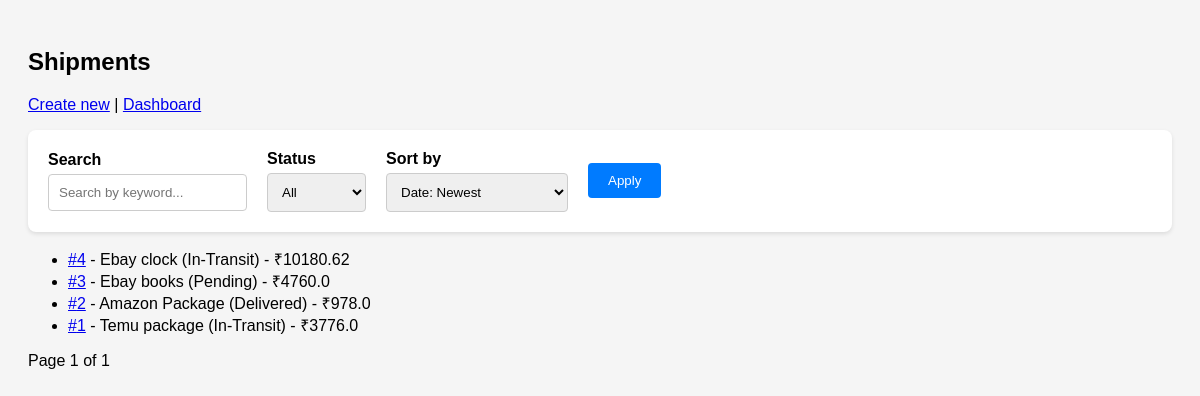
Before: /shipments (signed in) with the older database file.
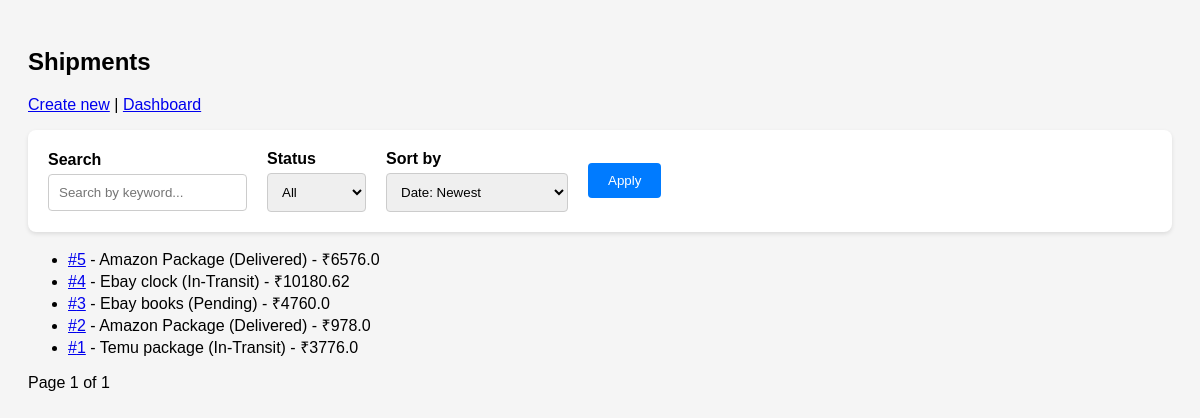
After: the same page with the newer database file.
### app.py (models this page shows, shortened)
class Shipment(db.Model):
    __tablename__ = "shipments"
    id = db.Column(db.Integer, primary_key=True)
    description = db.Column(db.Text, nullable=False)
    status = db.Column(SAEnum(ShipmentStatus), nullable=False, default=ShipmentStatus.pending)
    is_fragile = db.Column(db.Boolean, nullable=False, default=False)
    base_cost = db.Column(db.Float, nullable=False, default=0.0)
    tax_rate = db.Column(db.Float, nullable=False, default=0.0)
    handling_fee = db.Column(db.Float, nullable=False, default=0.0)
    created_at = db.Column(db.DateTime, default=datetime.utcnow)
    updated_at = db.Column(db.DateTime, default=datetime.utcnow, onupdate=datetime.utcnow)
    @property
    def total_cost(self):
        try:
            return round(self.base_cost * (1 + float(self.tax_rate)) + float(self.handling_fee), 2)
        except Exception:
            return None

### app.py (the view)
@app.route('/shipments')
@login_required
def list_shipments():
    page = int(request.args.get('page', 1))
    per_page = 5
    status_filter = request.args.get('status')
    search_query = request.args.get('q')
    sort_by = request.args.get('sort_by', 'date_desc')  # default sort
    q = Shipment.query
    if status_filter:
        try:
            enum_val = ShipmentStatus(status_filter)
            q = q.filter_by(status=enum_val)
        except Exception:
            pass
    if search_query:
        q = q.filter(Shipment.description.ilike(f"%{search_query}%"))
    from sqlalchemy import desc, asc
    total_expr = (Shipment.base_cost * (1 + Shipment.tax_rate) + Shipment.handling_fee)
    if sort_by == 'date_asc':
        q = q.order_by(asc(Shipment.created_at))
    elif sort_by == 'date_desc':
        q = q.order_by(desc(Shipment.created_at))
    elif sort_by == 'cost_asc':
        q = q.order_by(asc(total_expr))
    elif sort_by == 'cost_desc':
        q = q.order_by(desc(total_expr))
    else:
        q = q.order_by(desc(Shipment.created_at))
    pagination = q.paginate(page=page, per_page=per_page, error_out=False)
    return render_template(
        'shipments/list.html',
        pagination=pagination,
        status_filter=status_filter,
        search_query=search_query,
        sort_by=sort_by
    )

### app.py (called while the page is built)
@login_manager.user_loader
def load_user(user_id):
    return User.query.get(int(user_id))

### templates/shipments/list.html (shortened to what this page needs)
<!doctype html>
<html lang="en">
<head>
  <link rel="stylesheet" href="{{ url_for('static', filename='css/style.css') }}">
</head>
<body>
<div class="container">
  <h2>Shipments</h2>
  <p>
    <a href="{{ url_for('create_shipment') }}">Create new</a> |
    <a href="{{ url_for('dashboard') }}">Dashboard</a>
  </p>
  <form class="shipment-search-form" method="get" action="{{ url_for('list_shipments') }}">
    <div class="form-group">
      <label for="search">Search</label>
      <input type="search" id="search" name="q" placeholder="Search by keyword..." value="{{ search_query or '' }}">
    </div>
    <div class="form-group">
      <label for="status">Status</label>
      <select id="status" name="status">
        <option value="">All</option>
      </select>
    </div>
    <div class="form-group">
        <label for="sort">Sort by</label>
        <select id="sort" name="sort_by">
            <option value="date_desc" {% if sort_by=='date_desc' %}selected{% endif %}>Date: Newest</option>
        </select>
    </div>
    <button type="submit" class="btn btn-primary">Apply</button>
  </form>
  <ul>
    {% for item in pagination.items %}
      <li>
        <a href="{{ url_for('view_shipment', shipment_id=item.id) }}">#{{ item.id }}</a>
        - {{ item.description }} ({{ item.status.value }}) - ₹{{ item.total_cost }}
      </li>
    {% endfor %}
  </ul>
  <div>
    Page {{ pagination.page }} of {{ pagination.pages or 1 }}
  </div>
</div>
</body>
</html>

### static/css/style.css (style rules this page uses)
body { font-family: sans-serif; background-color: #f5f5f5; }
.container { max-width: 1200px; margin: 0 auto; padding: 20px; }
.shipment-search-form { background-color: #fff; padding: 20px; border-radius: 8px; box-shadow: 0 2px 4px rgba(0, 0, 0, 0.1); display: flex; gap: 20px; align-items: center; flex-wrap: wrap; }
.form-group { display: flex; flex-direction: column; }
.form-group label { font-weight: bold; margin-bottom: 5px; }
.form-group input, .form-group select { padding: 10px; border: 1px solid #ccc; border-radius: 4px; }
.btn { padding: 10px 20px; border: none; border-radius: 4px; cursor: pointer; }
.btn-primary { background-color: #007bff; color: #fff; }

Changed rows visible on the page:
added Shipment: id "5", description "Amazon Package", status.value "Delivered", total_cost "6576.0"
